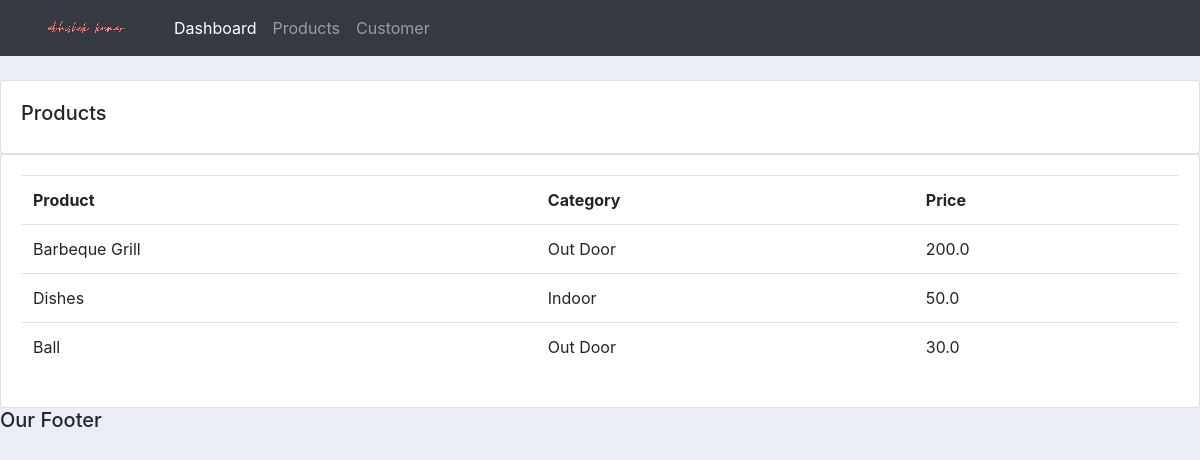
Screenshot of /products/ with the database file from the repository.
### accounts/models.py (models this page shows, shortened)
class Product(models.Model):
    CATEGORY = (
        ('Indoor', 'Indoor'),
        ('Out Door', 'Out Door'),
    )
    name = models.CharField(max_length=200, null=True)
    price = models.FloatField(null=True)
    category = models.CharField(max_length=200, null=True, choices=CATEGORY)
    description = models.CharField(max_length=200, null=True, blank=True)
    date_created = models.DateTimeField(auto_now_add=True, null=True)
    tags = models.ManyToManyField(Tag)

### accounts/views.py (the view)
# urls.py: path('products/', views.products),
def products(request):
    products = Product.objects.all()
    return render(request, 'accounts/products.html', {'products':products})

### accounts/templates/accounts/products.html
{% extends 'accounts/main.html' %}
{% block content %}
<br>
		<div class="row">
			<div class="col-md">
				<div class="card card-body">
					<h5>Products</h5>
				</div>
				<div class="card card-body">
					<table class="table">
						<tr>
							<th>Product</th>
							<th>Category</th>
							<th>Price</th>
						</tr>
						{% for i in products %}
							<tr>
								<td>{{i.name}}</td>
								<td>{{i.category}}</td>
								<td>{{i.price}}</td>
							</tr>
						{% endfor %}
					</table>
				</div>
			</div>
		</div>
{% endblock %}

### static/css/main.css (style rules this page uses)
body { background-color: #ebeff5; }

### rows the page displays
Product: name "Barbeque Grill", category "Out Door", price "200.0"
Product: name "Dishes", category "Indoor", price "50.0"
Product: name "Ball", category "Out Door", price "30.0"
